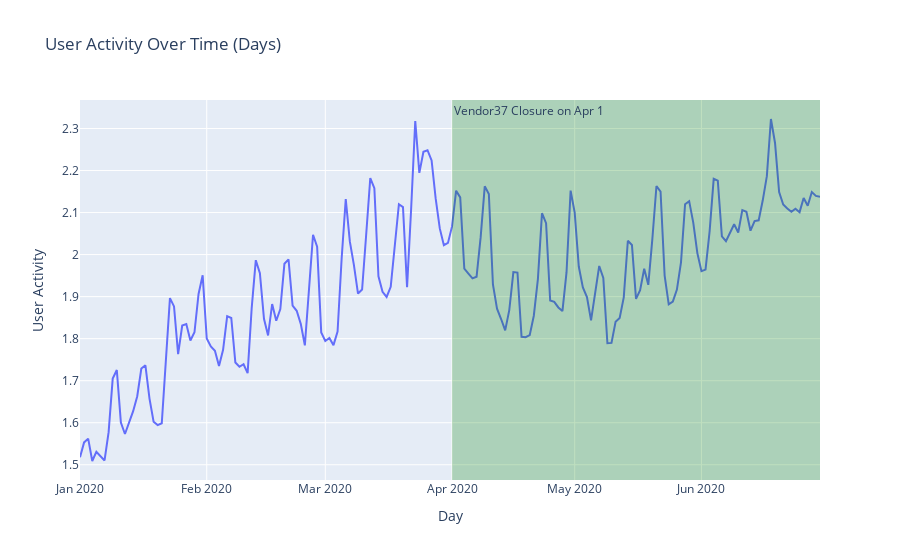
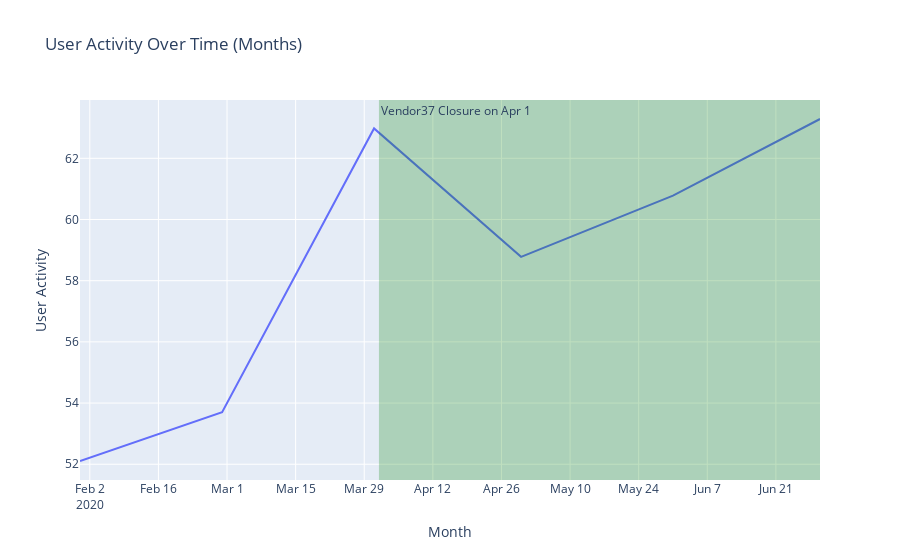

The code cell stored with these charts, in order, in its notebook:
### Markdown cell above
Similar to the pattern of revenue, transactions are declining over time. There is a steep drop from March 24-29 that signals a more pronounced decreasing trend. This decline doesn't stop til June, where it stabilizes and begins to show signs of recovery near the end of the month. The effects of vendor 37's closure are not obvious in the transaction trend. It is normal for transactions to decline over time in games as user activity increases. As there less new items for a returning player to buy.

### Code cell
df = users.groupby("date").agg({"relative_active_users": "sum"}).reset_index()
fig = px.line(
    df,
    x="date",
    y="relative_active_users",
    title="User Activity Over Time (Days)",
    labels={"date": "Day", "relative_active_users": "User Activity"},
)
fig.add_vrect(
    x0="2020-04-01",
    x1="2020-06-30",
    row="all",
    col=1,
    annotation_text="Vendor37 Closure on Apr 1",
    annotation_position="top left",
    fillcolor="green",
    opacity=0.25,
    line_width=0,
)
fig.show()

df = (
    df.groupby(df["date"].dt.to_period("M"))
    .agg({"relative_active_users": "sum"})
    .reset_index()
)
df["date"] = df["date"].astype("str")
df["date"] = pd.to_datetime(df["date"], format="%Y-%m") + MonthEnd(0)
fig = px.line(
    df,
    x="date",
    y="relative_active_users",
    title="User Activity Over Time (Months)",
    labels={"date": "Month", "relative_active_users": "User Activity"},
)
fig.add_vrect(
    x0="2020-04-01",
    x1="2020-06-30",
    row="all",
    col=1,
    annotation_text="Vendor37 Closure on Apr 1",
    annotation_position="top left",
    fillcolor="green",
    opacity=0.25,
    line_width=0,
)
fig.show()

### Figure 1 — Plotly figure (JSON) as saved in the notebook; plotly's stock layout.template omitted (floating-point values rounded to 4 significant figures; data arrays with more than 128 entries replaced by an {"elided": "..."} marker saying what was removed)
{"data": [{"hovertemplate": "Day=%{x}<br>User Activity=%{y}<extra></extra>", "legendgroup": "", "line": {"color": "#636efa", "dash": "solid"}, "marker": {"symbol": "circle"}, "mode": "lines", "name": "", "orientation": "v", "showlegend": false, "type": "scatter", "x": {"elided": "182 str values"}, "xaxis": "x", "y": {"elided": "182 float values"}, "yaxis": "y"}], "layout": {"annotations": [{"showarrow": false, "text": "Vendor37 Closure on Apr 1", "x": "2020-04-01", "xanchor": "left", "xref": "x", "y": 1, "yanchor": "top", "yref": "y domain"}], "legend": {"tracegroupgap": 0}, "shapes": [{"fillcolor": "green", "line": {"width": 0}, "opacity": 0.25, "type": "rect", "x0": "2020-04-01", "x1": "2020-06-30", "xref": "x", "y0": 0, "y1": 1, "yref": "y domain"}], "title": {"text": "User Activity Over Time (Days)"}, "xaxis": {"anchor": "y", "domain": [0, 1], "title": {"text": "Day"}}, "yaxis": {"anchor": "x", "domain": [0, 1], "title": {"text": "User Activity"}}}}

### Figure 2 — Plotly figure (JSON) as saved in the notebook; plotly's stock layout.template omitted (floating-point values rounded to 4 significant figures)
{"data": [{"hovertemplate": "Month=%{x}<br>User Activity=%{y}<extra></extra>", "legendgroup": "", "line": {"color": "#636efa", "dash": "solid"}, "marker": {"symbol": "circle"}, "mode": "lines", "name": "", "orientation": "v", "showlegend": false, "type": "scatter", "x": ["2020-01-31T00:00:00", "2020-02-29T00:00:00", "2020-03-31T00:00:00", "2020-04-30T00:00:00", "2020-05-31T00:00:00", "2020-06-30T00:00:00"], "xaxis": "x", "y": [52.11, 53.7, 62.98, 58.78, 60.78, 63.29], "yaxis": "y"}], "layout": {"annotations": [{"showarrow": false, "text": "Vendor37 Closure on Apr 1", "x": "2020-04-01", "xanchor": "left", "xref": "x", "y": 1, "yanchor": "top", "yref": "y domain"}], "legend": {"tracegroupgap": 0}, "shapes": [{"fillcolor": "green", "line": {"width": 0}, "opacity": 0.25, "type": "rect", "x0": "2020-04-01", "x1": "2020-06-30", "xref": "x", "y0": 0, "y1": 1, "yref": "y domain"}], "title": {"text": "User Activity Over Time (Months)"}, "xaxis": {"anchor": "y", "domain": [0, 1], "title": {"text": "Month"}}, "yaxis": {"anchor": "x", "domain": [0, 1], "title": {"text": "User Activity"}}}}
